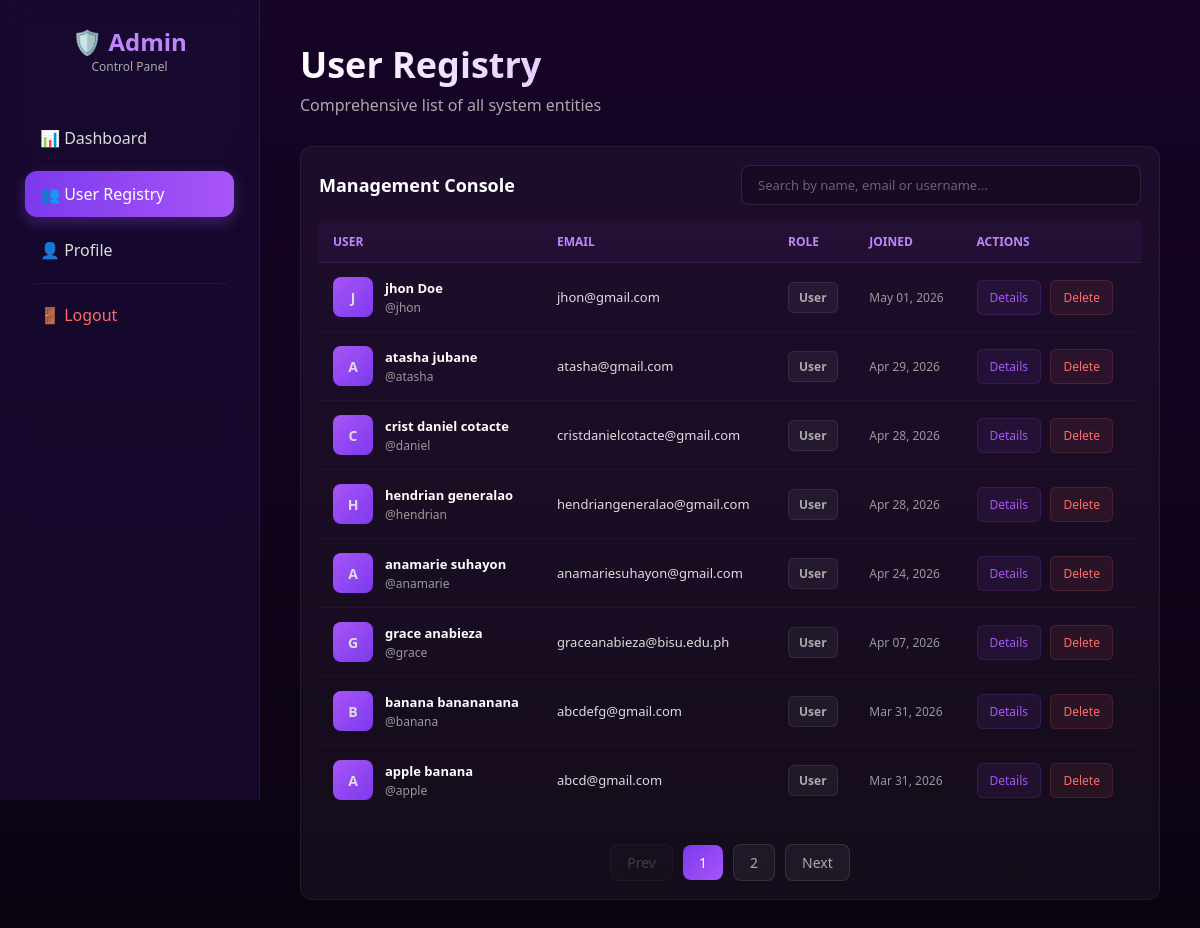
Page /admin_users.php (signed in) on the earlier database version.
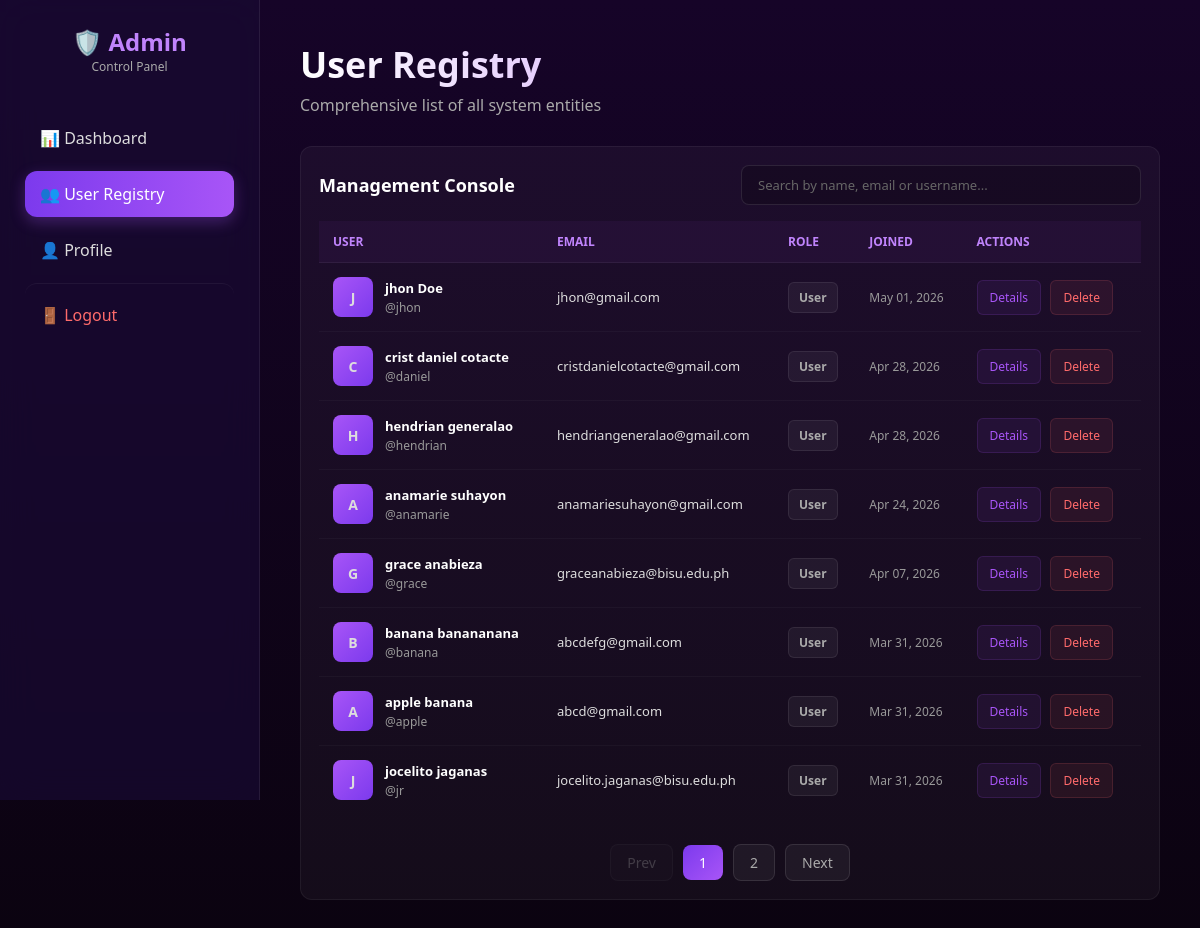
Same page on the later database version.
### tables this page shows
CREATE TABLE `users` (
  `user_id` int NOT NULL,
  `first_name` varchar(50) NOT NULL,
  `last_name` varchar(50) NOT NULL,
  `middle_name` varchar(50) NOT NULL,
  `b_day` date NOT NULL,
  `gender` varchar(1) NOT NULL,
  `email` varchar(100) NOT NULL,
  `user_name` varchar(50) NOT NULL,
  `password` varchar(255) NOT NULL,
  `timestamp` datetime DEFAULT CURRENT_TIMESTAMP,
  `role` varchar(20) DEFAULT 'user'
);

### admin_users.php (the view, shortened to what this page needs)
<?php
include 'connection.php';
$limit = 8;
$page = isset($_GET['page']) && is_numeric($_GET['page']) ? (int)$_GET['page'] : 1;
$offset = ($page - 1) * $limit;
$count_res = $conn->query("SELECT COUNT(*) as total FROM users WHERE role = 'user'");
$total_rows = $count_res->fetch_assoc()['total'];
$total_pages = ceil($total_rows / $limit);
$users_query = "SELECT user_id, first_name, last_name, email, user_name, gender, role, timestamp FROM users WHERE role = 'user' ORDER BY user_id DESC LIMIT ? OFFSET ?";
$stmt = $conn->prepare($users_query);
$stmt->bind_param("ii", $limit, $offset);
$stmt->execute();
$users_result = $stmt->get_result();
?>
<!DOCTYPE html>
<html lang="en">
<head>
    <link rel="stylesheet" href="CSS/restiq.css">
    <link rel="stylesheet" href="CSS/pages/users.css">
</head>
<body>
<div class="admin-container">
    <?php include 'admin_sidebar.php'; ?>
    <div class="main-area">
        <header class="page-header">
            <h1 class="users-title">User Registry</h1>
            <p class="users-subtitle">Comprehensive list of all system entities</p>
        </header>
        <div class="table-card">
            <div class="users-toolbar">
                <h2 class="users-heading">Management Console</h2>
                <input type="text" class="search-box" placeholder="Search by name, email or username..." onkeyup="filterTable(this.value)">
            </div>
            <div class="table-scroll">
                <table id="userTable">
                    <thead>
                        <tr>
                            <th>User</th>
                            <th>Email</th>
                            <th>Role</th>
                            <th>Joined</th>
                            <th>Actions</th>
                        </tr>
                    </thead>
                    <tbody>
                        <?php while($user = mysqli_fetch_assoc($users_result)): ?>
                        <tr>
                            <td>
                                <div class="user-cell">
                                    <div class="avatar"><?php echo strtoupper(substr($user['first_name'], 0, 1)); ?></div>
                                    <div>
                                        <div class="user-name"><?php echo $user['first_name'] . ' ' . $user['last_name']; ?></div>
                                        <div class="user-username">@<?php echo $user['user_name']; ?></div>
                                    </div>
                                </div>
                            </td>
                            <td><?php echo $user['email']; ?></td>
                            <td>
                                <span class="badge badge-<?php echo strtolower($user['role']); ?>">
                                    <?php echo ucfirst($user['role']); ?>
                                </span>
                            </td>
                            <td class="user-joined">
                                <?php echo date('M d, Y', strtotime($user['timestamp'])); ?>
                            </td>
                            <td>
                                <a href="view_user.php?id=<?php echo $user['user_id']; ?>" class="action-btn btn-view">Details</a>
                                <?php if ($user['user_id'] != $_SESSION['user_id']): ?>
                                <a href="admin_users.php?delete_id=<?php echo $user['user_id']; ?>"
                                   class="action-btn btn-del"
                                   onclick="return confirm('Are you sure you want to delete this user?')">Delete</a>
                                <?php endif; ?>
                            </td>
                        </tr>
                        <?php endwhile; ?>
                    </tbody>
                </table>
            </div>
            <?php if ($total_pages > 1): ?>
                <div class="pagination">
                    <a href="?page=<?php echo $page - 1; ?>" class="page-link <?php echo ($page <= 1) ? 'disabled' : ''; ?>">Prev</a>
                    <?php
                    $start = max(1, $page - 2);
                    $end = min($total_pages, $start + 4);
                    if ($end - $start < 4) $start = max(1, $end - 4);
                    for ($i = $start; $i <= $end; $i++):
                    ?>
                        <a href="?page=<?php echo $i; ?>" class="page-link <?php echo ($i == $page) ? 'active' : ''; ?>">
                            <?php echo $i; ?>
                        </a>
                    <?php endfor; ?>
                    <a href="?page=<?php echo $page + 1; ?>" class="page-link <?php echo ($page >= $total_pages) ? 'disabled' : ''; ?>">Next</a>
                </div>
            <?php endif; ?>
    </div>
</div>
</body>
</html>

### admin_sidebar.php
<?php
$current_page = basename($_SERVER['PHP_SELF']);
?>
<div class="sidebar">
    <div class="sidebar-brand">
        <h2>🛡️ Admin</h2>
        <p>Control Panel</p>
    </div>
    <a href="myadmin.php" class="menu-item <?php echo ($current_page == 'myadmin.php') ? 'active' : ''; ?>">
        📊 <span>Dashboard</span>
    </a>
    <a href="admin_users.php" class="menu-item <?php echo ($current_page == 'admin_users.php' || $current_page == 'view_user.php') ? 'active' : ''; ?>">
        👥 <span>User Registry</span>
    </a>
    <a href="admin_profile.php" class="menu-item <?php echo ($current_page == 'admin_profile.php') ? 'active' : ''; ?>">
        👤 <span>Profile</span>
    </a>
    <a href="logout.php" class="menu-item menu-item--logout">
        🚪 <span>Logout</span>
    </a>
</div>

### CSS/restiq.css (style rules this page uses)
* { margin: 0; padding: 0; box-sizing: border-box; font-family: 'Segoe UI', sans-serif; }
body { min-height: 100vh; background: linear-gradient(180deg, #160428 0%, #0b0310 100%); color: white; overflow-x: hidden; }
.admin-container { display: flex; align-items: flex-start; }
.sidebar { width: 260px; height: 100vh; position: fixed; background: rgba(25, 10, 50, 0.7); backdrop-filter: blur(18px); padding: 25px; border-right: 1px solid rgba(255,255,255,0.08); z-index: 1000; }
.sidebar-brand { text-align: center; margin-bottom: 40px; }
.sidebar-brand h2 { font-size: 24px; color: #c084fc; font-weight: 800; }
.sidebar-brand p { font-size: 12px; color: #aaa; }
.menu-item { display: block; padding: 12px 15px; border-radius: 12px; text-decoration: none; color: #ddd; margin-bottom: 10px; transition: 0.3s ease; }
.menu-item.active { background: linear-gradient(90deg, #7c3aed, #a855f7); box-shadow: 0 5px 15px rgba(168,85,247,0.3); color: white; }
.menu-item--logout { margin-top: auto; color: #ff6b6b; border-top: 1px solid rgba(255,255,255,0.05); padding-top: 20px; }
.main-area { margin-left: 260px; padding: 40px; width: calc(100% - 260px); min-height: 100vh; }

### CSS/pages/users.css (style rules this page uses)
:root { --primary: #a855f7; --primary-dark: #7c3aed; }
body { font-family: 'Outfit', sans-serif; }
.page-header { margin-bottom: 30px; }
.users-title { font-size: 36px; font-weight: 800; background: linear-gradient(to right, #fff, var(--primary)); -webkit-background-clip: text; background-clip: text; -webkit-text-fill-color: transparent; }
.users-subtitle { color: #aaa; margin-top: 5px; }
.table-card { background: rgba(255, 255, 255, 0.04); border: 1px solid rgba(255, 255, 255, 0.06); border-radius: 12px; padding: 18px; backdrop-filter: none; }
.users-toolbar { display: flex; justify-content: space-between; align-items: center; gap: 20px; flex-wrap: wrap; margin-bottom: 16px; }
.users-heading { font-size: 18px; font-weight: 700; }
.search-box { flex: 1; min-width: 300px; max-width: 400px; padding: 10px 16px; background: rgba(0, 0, 0, 0.2); border: 1px solid rgba(255, 255, 255, 0.1); border-radius: 8px; color: white; font-size: 13px; transition: 0.3s; }
.search-box::placeholder { color: #666; }
.table-scroll { overflow-x: auto; }
table { width: 100%; border-collapse: collapse; }
thead th { text-transform: uppercase; font-size: 12px; color: #c084fc; padding: 12px 14px; background: rgba(168, 85, 247, 0.05); border-bottom: 1px solid rgba(255, 255, 255, 0.06); font-weight: 700; text-align: left; }
tbody td { padding: 14px; border-bottom: 1px solid rgba(255, 255, 255, 0.03); font-size: 13px; color: #ddd; }
tbody tr:last-child td { border-bottom: none; }
.user-cell { display: flex; align-items: center; gap: 12px; }
.avatar { width: 40px; height: 40px; background: linear-gradient(135deg, var(--primary), var(--primary-dark)); border-radius: 8px; display: flex; align-items: center; justify-content: center; font-weight: 700; font-size: 14px; flex-shrink: 0; }
.user-name { font-weight: 600; color: #fff; }
.user-username { font-size: 12px; color: #999; margin-top: 2px; }
.user-joined { color: #999; font-size: 12px; }
.badge { padding: 6px 10px; border-radius: 6px; font-size: 12px; font-weight: 600; display: inline-block; }
.badge-user { background: rgba(255, 255, 255, 0.05); color: #aaa; border: 1px solid rgba(255, 255, 255, 0.08); }
.action-btn { padding: 8px 12px; border-radius: 6px; font-size: 12px; text-decoration: none; display: inline-block; transition: 0.3s; margin-right: 6px; border: 1px solid; }
.btn-view { background: rgba(168, 85, 247, 0.08); color: var(--primary); border-color: rgba(168, 85, 247, 0.15); }
.btn-del { background: rgba(255, 107, 107, 0.08); color: #ff6b6b; border-color: rgba(255, 107, 107, 0.15); }
.pagination { display: flex; justify-content: center; align-items: center; gap: 10px; margin-top: 30px; }
.page-link { padding: 8px 16px; background: rgba(255,255,255,0.05); border: 1px solid rgba(255,255,255,0.1); border-radius: 8px; color: #aaa; text-decoration: none; transition: 0.3s; font-size: 14px; }
.page-link.active { background: linear-gradient(135deg, #7c3aed, #a855f7); color: white; border: none; }
.page-link.disabled { opacity: 0.3; cursor: not-allowed; pointer-events: none; }

Differences in the rows shown:
removed users: first_name "A", first_name "atasha", last_name "jubane", user_name "atasha", email "atasha@gmail.com", role "User", timestamp "Apr 29, 2026"
now on this page (row unchanged): users: first_name "J", first_name "jocelito", last_name "jaganas", user_name "jr", email "jocelito.jaganas@bisu.edu.ph", role "User", timestamp "Mar 31, 2026"
